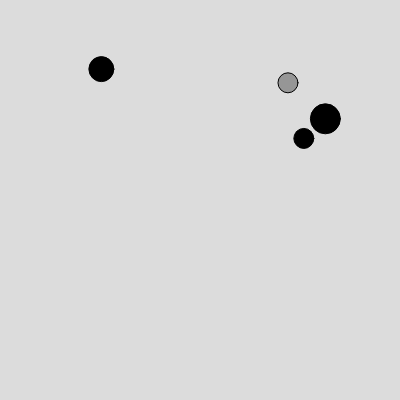
Frame 1 (no input)
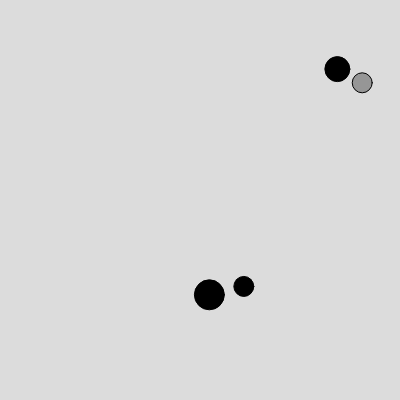
Frame 60 (no input)
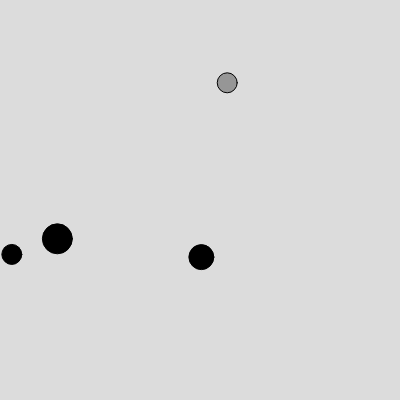
Frame 120 (the mouse pressed at the canvas centre since frame 60)

The p5.js sketch that drew these frames (run headless with seeded random() and noise() and a simulated clock; from frame 60 on, the mouse is pressed at the canvas centre):

// p5.js sketch
// ── sketch.js
// alle "Bordercheck" funktioner kunne have være skrevet smartere hvis jeg brugte ||
// opgaven er ikke fuldendt, men dette er hvad jeg har nået
let x
let y
let speed=1.5
let a=speed
let b=0
let d=20
let f=150
// "Katte" variabler
let kx
let ky
let kspeed=2
let ka=kspeed
let kb=0
let kd=20
let kf=0
let k1x
let k1y
let k1speed=2
let k1a=k1speed
let k1b=0
let k1d=30
let k2x
let k2y
let k2speed=2
let k2a=k2speed
let k2b=0
let k2d=25


function setup() {
  createCanvas(400, 400);
  x=random(0,width);
  y=random(0,height);
  kx=random(0,width);
  ky=random(0,height);
  k1x=random(0,width);
  k1y=random(0,height);
  k2x=random(0,width);
  k2y=random(0,height);
}

function draw() {
  background(220);
  fill(f)
  x+=speed*a;
  y+=speed*b;
  circle(x,y,d);
  borderCheck();
  fill(kf)
  kx+=kspeed*ka;
  ky+=kspeed*kb;
  circle(kx,ky,kd);
  borderCheck1();
  k1x+=k1speed*k1a;
  k1y+=k1speed*k1b;
  circle(k1x,k1y,k1d);
  borderCheck2();
  k2x+=k2speed*k2a;
  k2y+=k2speed*k2b;
  circle(k2x,k2y,k2d);
  borderCheck3();
  //borderCheck4(); *(kommer forklaring længere nede)
}
function borderCheck(){
  if (x+d/2>=width ){
  a=-speed
  b=0
  }
  if (x-d/2<=0){
    a=speed
    b=0
  }
  if (y+d/2>=height ){
    a=0
    b=-speed
    }
    if (y-d/2<=0){
      a=0
      b=speed
    }
}
// bordercheck 1,2 og 3 tjekker for koalition med kanter for katte
function borderCheck1(){
  if (kx+kd/2>=width ){
    ka=-kspeed
    kb=kspeed
    }
 if (kx-kd/2<=0){
  ka=kspeed
  kb=-kspeed
  }
 if (ky+kd/2>=height ){
   ka=-kspeed
   kb=-kspeed
 }
  if (ky-kd/2<=0){
    ka=kspeed
    kb=kspeed
      }
}
function borderCheck2(){
  if (k1x+k1d/2>=width ){
    k1a=-k1speed
    k1b=k1speed
    }
 if (k1x-k1d/2<=0){
  k1a=kspeed
  k1b=-kspeed
  }
 if (k1y+k1d/2>=height ){
   k1a=-k1speed
   k1b=-k1speed
 }
  if (k1y-k1d/2<=0){
    k1a=k1speed
    k1b=k1speed
      }
}
function borderCheck3(){
  if (k2x+k2d/2>=width ){
    k2a=-k2speed
    k2b=k2speed
    }
 if (k2x-k2d/2<=0){
  k2a=k2speed
  k2b=-k2speed
  }
 if (k2y+k2d/2>=height ){
   k2a=-k2speed
   k2b=-k2speed
 }
  if (k2y-k2d/2<=0){
    k2a=k2speed
    k2b=k2speed
      }
}
// her tjekkes for tryk på piletasterne
function keyPressed() {
  if (keyCode === DOWN_ARROW) {
    b = speed;
    a = 0;
  }
  if (keyCode === UP_ARROW) {
    b = -speed;
    a = 0;
  }
  if (keyCode === LEFT_ARROW) {
    b = 0;
    a = -speed;
  }
  if (keyCode === RIGHT_ARROW) {
    b = 0;
    a = speed;
  }
 }
/*
for at tjekke for koalition med katte ville jeg gøre sådan
dog virker dette ikke :-(
function borderCheck4(){
  if ((x+d/2)=(kx+kd/2)){
    kspeed=0
    k1speed=0
    k2speed=0
  }
  if ((x-d/2)=(kx+kd/2)){
    kspeed=0
    k1speed=0
    k2speed=0
  }
  if ((x-d/2)=(kx-kd/2)){
    kspeed=0
    k1speed=0
    k2speed=0
  }
  if ((x+d/2)=(kx-kd/2)){
    kspeed=0
    k1speed=0
    k2speed=0
  }
  if ((x+d/2)=(k1x+k1d/2)){
    kspeed=0
    k1speed=0
    k2speed=0
  }
  if ((x-d/2)=(k1x+k1d/2)){
    kspeed=0
    k1speed=0
    k2speed=0
  }
  if ((x-d/2)=(k1x-k1d/2)){
    kspeed=0
    k1speed=0
    k2speed=0
  }
  if ((x+d/2)=(k1x-k1d/2)){
    kspeed=0
    k1speed=0
    k2speed=0
  }
  if ((x+d/2)=(k2x+k2d/2)){
    kspeed=0
    k1speed=0
    k2speed=0
  }
  if ((x-d/2)=(k2x+k2d/2)){
    kspeed=0
    k1speed=0
    k2speed=0
  }
  if ((x-d/2)=(k2x-k2d/2)){
    kspeed=0
    k1speed=0
    k2speed=0
  }
  if ((x+d/2)=(k2x-k2d/2)){
    kspeed=0
    k1speed=0
    k2speed=0
  }
 }
*/

 
